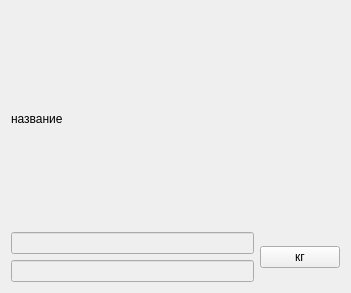
<?xml version="1.0" encoding="UTF-8"?>
<ui version="4.0">
 <class>CylinderSetting</class>
 <widget class="QWidget" name="CylinderSetting">
  <property name="geometry">
   <rect>
    <x>0</x>
    <y>0</y>
    <width>351</width>
    <height>293</height>
   </rect>
  </property>
  <property name="windowTitle">
   <string>Form</string>
  </property>
  <layout class="QVBoxLayout" name="verticalLayout">
   <item>
    <widget class="QLabel" name="label">
     <property name="text">
      <string>название</string>
     </property>
    </widget>
   </item>
   <item>
    <layout class="QGridLayout" name="gridLayout">
     <item row="1" column="0">
      <widget class="QLineEdit" name="lineEdit_2">
       <property name="enabled">
        <bool>false</bool>
       </property>
      </widget>
     </item>
     <item row="0" column="0">
      <widget class="QLineEdit" name="lineEdit">
       <property name="enabled">
        <bool>false</bool>
       </property>
      </widget>
     </item>
     <item row="0" column="1" rowspan="2">
      <widget class="QPushButton" name="pushButton">
       <property name="sizePolicy">
        <sizepolicy hsizetype="Fixed" vsizetype="Fixed">
         <horstretch>0</horstretch>
         <verstretch>0</verstretch>
        </sizepolicy>
       </property>
       <property name="text">
        <string>кг</string>
       </property>
      </widget>
     </item>
    </layout>
   </item>
  </layout>
 </widget>
 <resources/>
 <connections/>
</ui>
